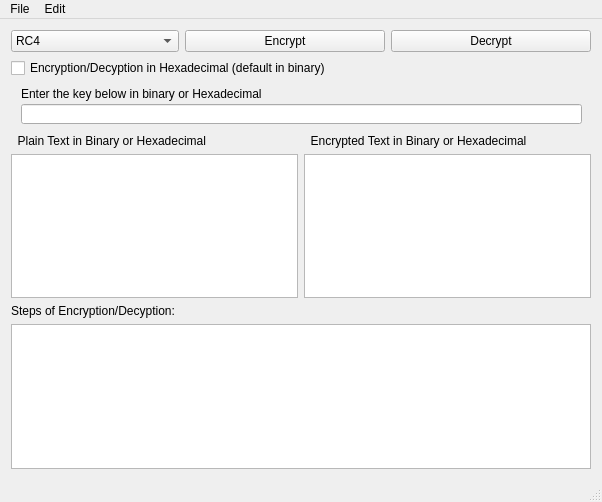
<?xml version="1.0" encoding="UTF-8"?>
<ui version="4.0">
 <class>RC4</class>
 <widget class="QMainWindow" name="RC4">
  <property name="geometry">
   <rect>
    <x>0</x>
    <y>0</y>
    <width>602</width>
    <height>502</height>
   </rect>
  </property>
  <property name="windowTitle">
   <string>RC4</string>
  </property>
  <widget class="QWidget" name="centralWidget">
   <layout class="QVBoxLayout" name="verticalLayout_3">
    <item>
     <layout class="QHBoxLayout" name="horizontalLayout">
      <item>
       <widget class="QComboBox" name="comboBox">
        <property name="toolTip">
         <string>Choose Encryption Algorithm</string>
        </property>
        <property name="statusTip">
         <string/>
        </property>
        <item>
         <property name="text">
          <string>RC4</string>
         </property>
        </item>
       </widget>
      </item>
      <item>
       <widget class="QPushButton" name="pushButton_encrypt">
        <property name="sizePolicy">
         <sizepolicy hsizetype="Fixed" vsizetype="Fixed">
          <horstretch>0</horstretch>
          <verstretch>0</verstretch>
         </sizepolicy>
        </property>
        <property name="minimumSize">
         <size>
          <width>200</width>
          <height>0</height>
         </size>
        </property>
        <property name="toolTip">
         <string>Encrypt Input Text</string>
        </property>
        <property name="text">
         <string>Encrypt</string>
        </property>
       </widget>
      </item>
      <item>
       <widget class="QPushButton" name="pushButton_decrypt">
        <property name="sizePolicy">
         <sizepolicy hsizetype="Fixed" vsizetype="Fixed">
          <horstretch>0</horstretch>
          <verstretch>0</verstretch>
         </sizepolicy>
        </property>
        <property name="minimumSize">
         <size>
          <width>200</width>
          <height>0</height>
         </size>
        </property>
        <property name="toolTip">
         <string>Decrypt input text</string>
        </property>
        <property name="text">
         <string>Decrypt</string>
        </property>
       </widget>
      </item>
     </layout>
    </item>
    <item>
     <widget class="QCheckBox" name="checkBox">
      <property name="text">
       <string>Encryption/Decyption in Hexadecimal (default in binary)</string>
      </property>
     </widget>
    </item>
    <item>
     <widget class="QStackedWidget" name="stackedWidget">
      <property name="frameShadow">
       <enum>QFrame::Plain</enum>
      </property>
      <property name="currentIndex">
       <number>1</number>
      </property>
      <widget class="QWidget" name="Cipher">
       <layout class="QGridLayout" name="gridLayout">
        <item row="0" column="0">
         <widget class="QLabel" name="label_3">
          <property name="text">
           <string>Key : </string>
          </property>
         </widget>
        </item>
        <item row="0" column="2">
         <widget class="QLineEdit" name="lineEdit_CC_key"/>
        </item>
        <item row="0" column="3">
         <widget class="QLabel" name="label_4">
          <property name="text">
           <string>Range ( 0 : 26 )</string>
          </property>
         </widget>
        </item>
       </layout>
      </widget>
      <widget class="QWidget" name="page_4">
       <widget class="QLabel" name="label_11">
        <property name="geometry">
         <rect>
          <x>10</x>
          <y>0</y>
          <width>481</width>
          <height>20</height>
         </rect>
        </property>
        <property name="text">
         <string>Enter the key below in binary or Hexadecimal </string>
        </property>
       </widget>
       <widget class="QLineEdit" name="lineEdit_rc4_key">
        <property name="geometry">
         <rect>
          <x>10</x>
          <y>20</y>
          <width>561</width>
          <height>20</height>
         </rect>
        </property>
       </widget>
      </widget>
     </widget>
    </item>
    <item>
     <layout class="QHBoxLayout" name="horizontalLayout_2">
      <item>
       <layout class="QVBoxLayout" name="verticalLayout">
        <item>
         <widget class="QLabel" name="label">
          <property name="text">
           <string>  Plain Text in Binary or Hexadecimal </string>
          </property>
         </widget>
        </item>
        <item>
         <widget class="QPlainTextEdit" name="plainTextEdit_plain"/>
        </item>
       </layout>
      </item>
      <item>
       <layout class="QVBoxLayout" name="verticalLayout_2">
        <item>
         <widget class="QLabel" name="label_2">
          <property name="text">
           <string>  Encrypted Text in Binary or Hexadecimal </string>
          </property>
         </widget>
        </item>
        <item>
         <widget class="QPlainTextEdit" name="plainTextEdit_encrypted"/>
        </item>
       </layout>
      </item>
     </layout>
    </item>
    <item>
     <widget class="QLabel" name="label_5">
      <property name="text">
       <string>Steps of Encryption/Decyption:</string>
      </property>
     </widget>
    </item>
    <item>
     <widget class="QTextEdit" name="textEdit"/>
    </item>
   </layout>
  </widget>
  <widget class="QMenuBar" name="menuBar">
   <property name="geometry">
    <rect>
     <x>0</x>
     <y>0</y>
     <width>602</width>
     <height>24</height>
    </rect>
   </property>
   <property name="tabletTracking">
    <bool>false</bool>
   </property>
   <property name="autoFillBackground">
    <bool>false</bool>
   </property>
   <property name="defaultUp">
    <bool>false</bool>
   </property>
   <widget class="QMenu" name="menuFile">
    <property name="tabletTracking">
     <bool>false</bool>
    </property>
    <property name="autoFillBackground">
     <bool>false</bool>
    </property>
    <property name="title">
     <string>File</string>
    </property>
    <addaction name="actionExit"/>
    <addaction name="actionGo_Back_to_Main_Menu"/>
   </widget>
   <widget class="QMenu" name="menuEdit">
    <property name="title">
     <string>Edit</string>
    </property>
    <addaction name="actionReset_Fields"/>
    <addaction name="separator"/>
    <addaction name="actionClear_Key"/>
    <addaction name="actionClear_Plain_Text"/>
    <addaction name="actionClear_Encrypted_Text"/>
    <addaction name="actionClear_Steps"/>
   </widget>
   <addaction name="menuFile"/>
   <addaction name="menuEdit"/>
  </widget>
  <widget class="QStatusBar" name="statusBar"/>
  <action name="actionReset_Fields">
   <property name="text">
    <string>Reset Fields</string>
   </property>
  </action>
  <action name="actionClear_Plain_Text">
   <property name="text">
    <string>Clear Plain Text</string>
   </property>
  </action>
  <action name="actionClear_Encrypted_Text">
   <property name="text">
    <string>Clear Encrypted Text</string>
   </property>
  </action>
  <action name="actionAbout_Qt">
   <property name="text">
    <string>About Qt</string>
   </property>
  </action>
  <action name="actionExit">
   <property name="checkable">
    <bool>false</bool>
   </property>
   <property name="checked">
    <bool>false</bool>
   </property>
   <property name="text">
    <string>Exit</string>
   </property>
  </action>
  <action name="actionGo_Back_to_Main_Menu">
   <property name="text">
    <string>Go Back to Main Menu</string>
   </property>
  </action>
  <action name="actionClear_Key">
   <property name="text">
    <string>Clear Key</string>
   </property>
  </action>
  <action name="actionClear_Steps">
   <property name="text">
    <string>Clear Steps</string>
   </property>
  </action>
 </widget>
 <layoutdefault spacing="6" margin="11"/>
 <resources/>
 <connections/>
</ui>
